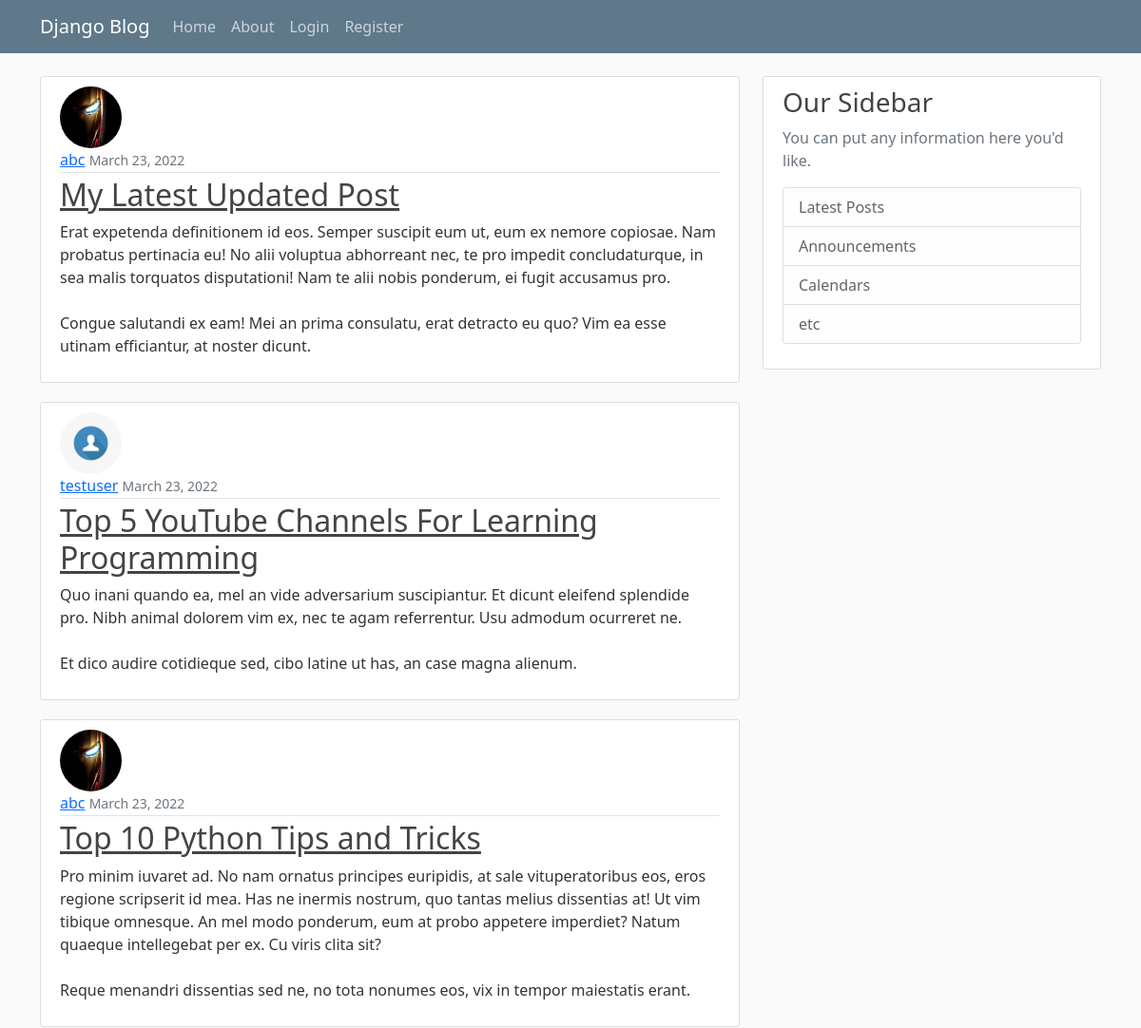
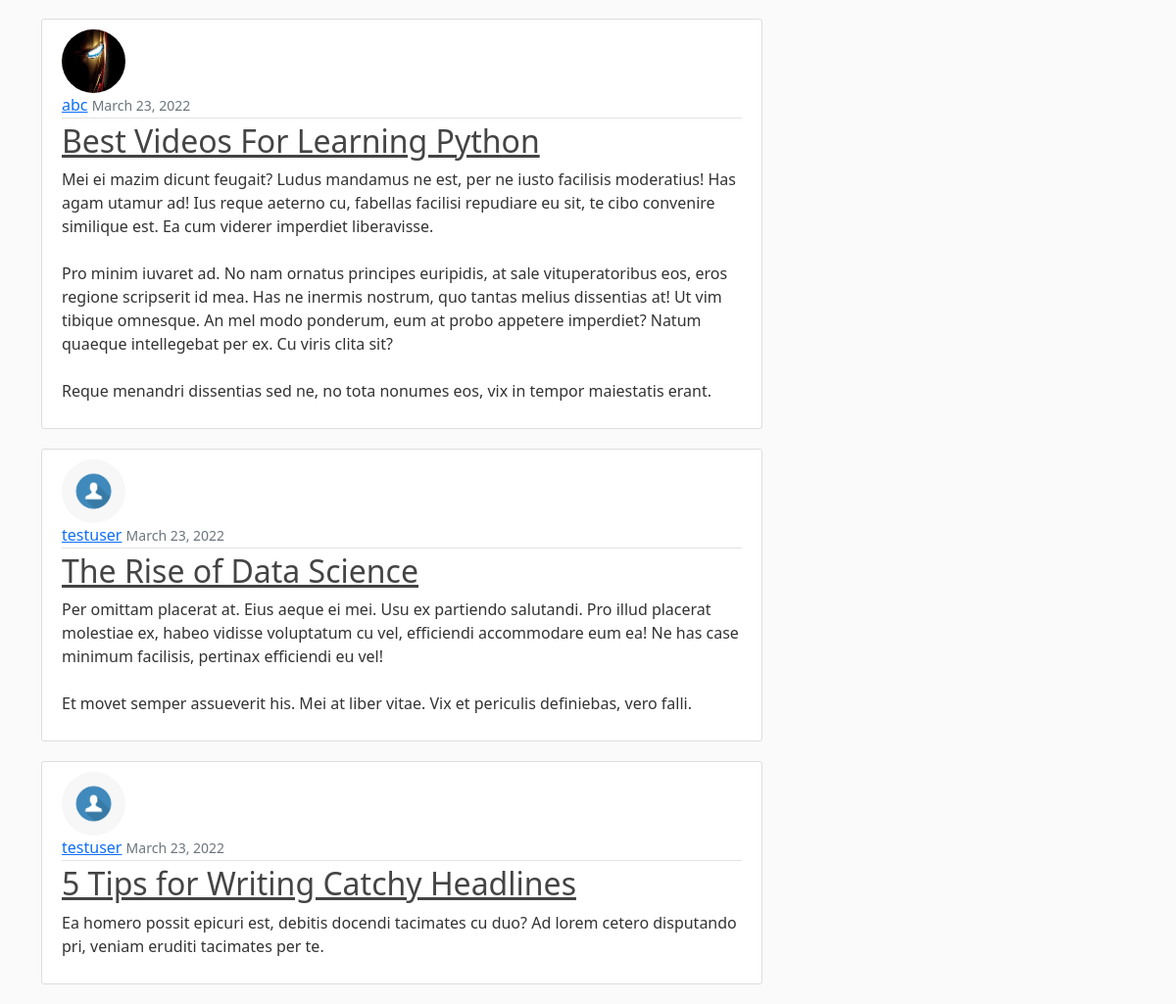
Screenshot of /blog/ with the database file from the repository (2 pictures, top to bottom).
### blog/models.py (models this page shows, shortened)
class Post(models.Model):
    title = models.CharField(max_length=100)
    content = models.TextField()
    date_posted = models.DateTimeField(default=timezone.now)
    author = models.ForeignKey(User, on_delete=models.CASCADE)
    """
    After implementing the create post class - the error thrown is specify the
    absolute url. So to implement that we are writing the method.
    """

### users/models.py (models this page shows, shortened)
class Profile(models.Model):
    user = models.OneToOneField(User, on_delete=models.CASCADE)
    image = models.ImageField(default='default.jpg', upload_to='profile_pics')

### blog/views.py (the view)
# urls.py: path('', views.PostListView.as_view(), name='blog-home'),
class PostListView(ListView):
    model = Post
    template_name = 'blog/home.html'
    context_object_name = 'posts'  # default name is object.
    ordering = ['-date_posted']
    paginate_by = 6

### blog/templates/blog/home.html
{% extends 'blog/base.html' %}
{% block content %}
    {% for post in posts %}
        <article class="media content-section">
            <img class="rounded-circle article-img" src="{{ post.author.profile.image.url }}">
          <div class="media-body">
            <div class="article-metadata">
              <a class="mr-2" href="#">{{ post.author }}</a>
              <small class="text-muted">{{ post.date_posted | date:"F d, Y" }}</small>
            </div>
            <h2><a class="article-title" href="{% url 'post-detail' post.id %}">{{ post.title }}</a></h2>
            <p class="article-content">{{ post.content }}</p>
          </div>
        </article>
    {% endfor %}
{% endblock content %}

### blog/static/blog/main.css (style rules this page uses)
body { background: #fafafa; color: #333333; margin-top: 5rem; }
h1, h2, h3, h4, h5, h6 { color: #444444; }
.content-section { background: #ffffff; padding: 10px 20px; border: 1px solid #dddddd; border-radius: 3px; margin-bottom: 20px; }
.article-title { color: #444444; }
.article-content { white-space: pre-line; }
.article-img { height: 65px; width: 65px; margin-right: 16px; }
.article-metadata { padding-bottom: 1px; margin-bottom: 4px; border-bottom: 1px solid #e3e3e3 }

### rows the page displays
Post: author.profile.image (picture), author "abc", date_posted "March 23, 2022", title "My Latest Updated Post", content "Erat expetenda definitionem id eos. Semper suscipit eum ut, eum ex nemore copiosae. Nam probatus pertinacia eu! No alii voluptua abhorreant nec, te pro impedit concludaturque, in sea malis torquatos disputationi! Nam te alii nobis ponderum, ei fugit accusamus pro. Congue salutandi ex eam! Mei an prima consulatu, erat detracto eu quo? Vim ea esse utinam efficiantur, at noster dicunt."
Post: author.profile.image (placeholder picture), author "testuser", date_posted "March 23, 2022", title "Top 5 YouTube Channels For Learning Programming", content "Quo inani quando ea, mel an vide adversarium suscipiantur. Et dicunt eleifend splendide pro. Nibh animal dolorem vim ex, nec te agam referrentur. Usu admodum ocurreret ne. Et dico audire cotidieque sed, cibo latine ut has, an case magna alienum."
Post: author.profile.image (picture), author "abc", date_posted "March 23, 2022", title "Top 10 Python Tips and Tricks", content "Pro minim iuvaret ad. No nam ornatus principes euripidis, at sale vituperatoribus eos, eros regione scripserit id mea. Has ne inermis nostrum, quo tantas melius dissentias at! Ut vim tibique omnesque. An mel modo ponderum, eum at probo appetere imperdiet? Natum quaeque intellegebat per ex. Cu viris clita sit? Reque menandri dissentias sed ne, no tota nonumes eos, vix in tempor maiestatis erant."
Post: author.profile.image (picture), author "abc", date_posted "March 23, 2022", title "Best Videos For Learning Python", content "Mei ei mazim dicunt feugait? Ludus mandamus ne est, per ne iusto facilisis moderatius! Has agam utamur ad! Ius reque aeterno cu, fabellas facilisi repudiare eu sit, te cibo convenire similique est. Ea cum viderer imperdiet liberavisse. Pro minim iuvaret ad. No nam ornatus principes euripidis, at sale vituperatoribus eos, eros regione scripserit id mea. Has ne inermis nostrum, quo tantas melius dissentias at! Ut vim tibique omnesque. An mel modo ponderum, eum at probo appetere imperdiet? Natum quaeque intellegebat per ex. Cu viris clita sit? Reque menandri dissentias sed ne, no tota nonumes eos, vix in tempor maiestatis erant."
Post: author.profile.image (placeholder picture), author "testuser", date_posted "March 23, 2022", title "The Rise of Data Science", content "Per omittam placerat at. Eius aeque ei mei. Usu ex partiendo salutandi. Pro illud placerat molestiae ex, habeo vidisse voluptatum cu vel, efficiendi accommodare eum ea! Ne has case minimum facilisis, pertinax efficiendi eu vel! Et movet semper assueverit his. Mei at liber vitae. Vix et periculis definiebas, vero falli."
Post: author.profile.image (placeholder picture), author "testuser", date_posted "March 23, 2022", title "5 Tips for Writing Catchy Headlines", content "Ea homero possit epicuri est, debitis docendi tacimates cu duo? Ad lorem cetero disputando pri, veniam eruditi tacimates per te."
